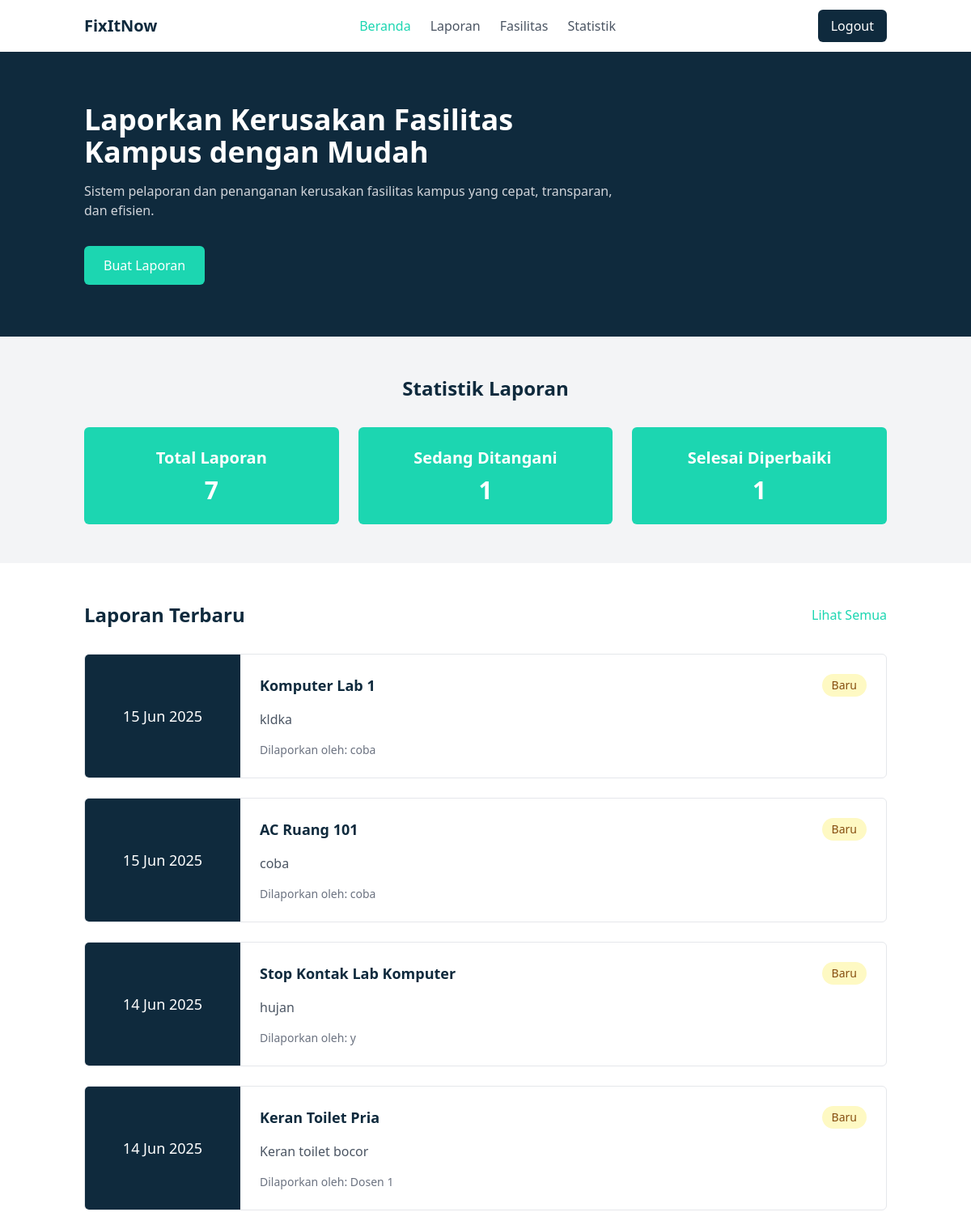
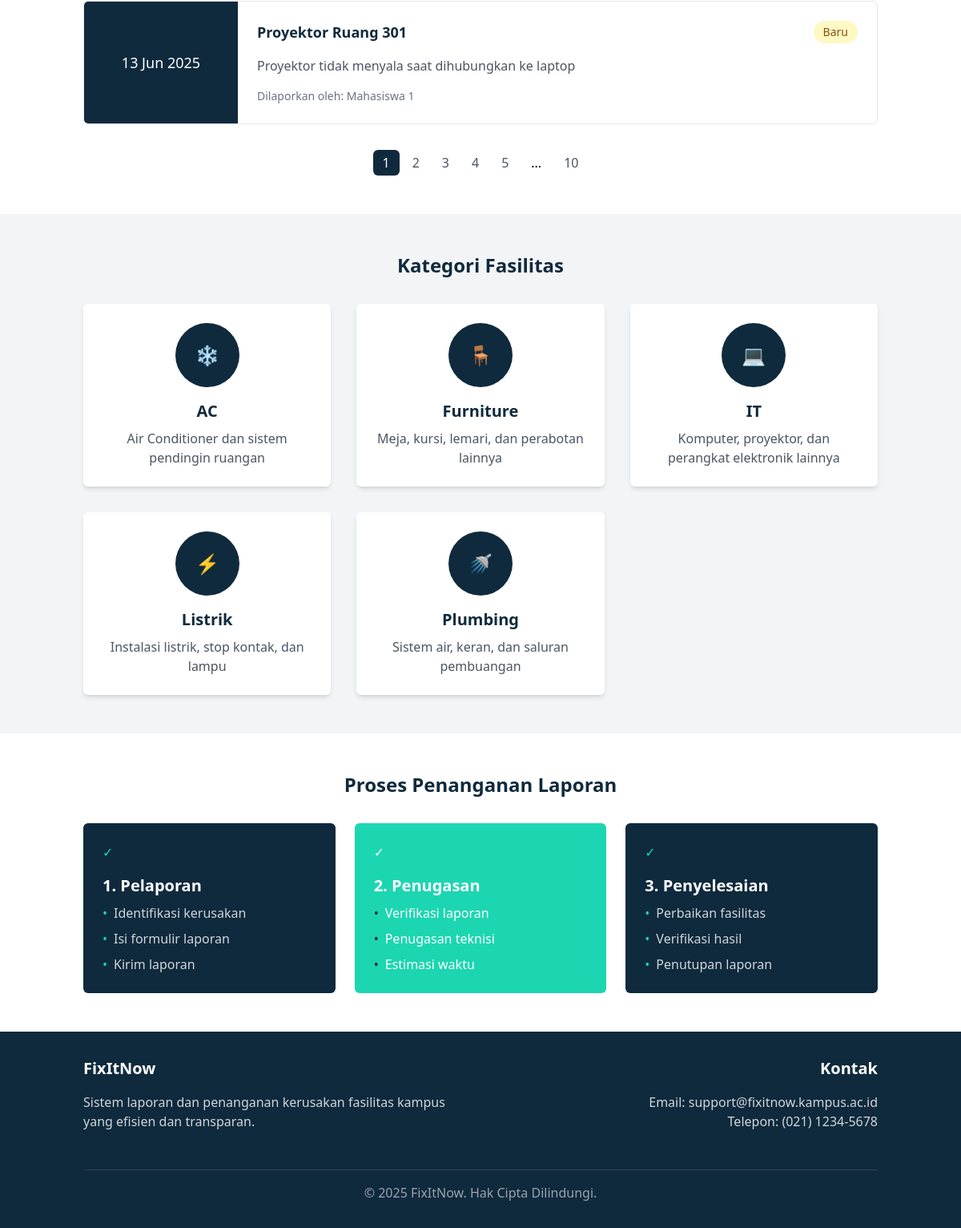
/index.php (signed in), run on the app's committed database (2 pictures, top to bottom).
### tables this page shows
CREATE TABLE `laporan` (
  `id_laporan` int NOT NULL AUTO_INCREMENT,
  `id_pelapor` int NOT NULL,
  `id_fasilitas` int NOT NULL,
  `deskripsi_kerusakan` text NOT NULL,
  `status` enum('Baru','Ditangani','Selesai') NOT NULL DEFAULT 'Baru',
  `tanggal_lapor` datetime NOT NULL,
  `id_teknisi` int DEFAULT NULL,
  `estimasi_selesai` date DEFAULT NULL,
  `tanggal_selesai` datetime DEFAULT NULL,
  PRIMARY KEY (`id_laporan`),
  KEY `id_pelapor` (`id_pelapor`),
  KEY `id_fasilitas` (`id_fasilitas`),
  KEY `id_teknisi` (`id_teknisi`),
  CONSTRAINT `laporan_ibfk_1` FOREIGN KEY (`id_pelapor`) REFERENCES `users` (`id_user`),
  CONSTRAINT `laporan_ibfk_2` FOREIGN KEY (`id_fasilitas`) REFERENCES `fasilitas` (`id_fasilitas`),
  CONSTRAINT `laporan_ibfk_3` FOREIGN KEY (`id_teknisi`) REFERENCES `users` (`id_user`)
);

CREATE TABLE `fasilitas` (
  `id_fasilitas` int NOT NULL AUTO_INCREMENT,
  `nama_fasilitas` varchar(100) NOT NULL,
  `id_kategori` int NOT NULL,
  `lokasi` varchar(100) NOT NULL,
  PRIMARY KEY (`id_fasilitas`),
  KEY `id_kategori` (`id_kategori`),
  CONSTRAINT `fasilitas_ibfk_1` FOREIGN KEY (`id_kategori`) REFERENCES `kategori_fasilitas` (`id_kategori`)
);

CREATE TABLE `users` (
  `id_user` int NOT NULL AUTO_INCREMENT,
  `nama` varchar(100) NOT NULL,
  `email` varchar(100) NOT NULL,
  `password` varchar(255) NOT NULL,
  `role` enum('user','teknisi','admin') NOT NULL DEFAULT 'user',
  `created_at` timestamp NULL DEFAULT CURRENT_TIMESTAMP,
  PRIMARY KEY (`id_user`),
  UNIQUE KEY `email` (`email`)
);

CREATE TABLE `kategori_fasilitas` (
  `id_kategori` int NOT NULL AUTO_INCREMENT,
  `nama_kategori` varchar(50) NOT NULL,
  `deskripsi` text,
  PRIMARY KEY (`id_kategori`)
);

### models/Laporan.php (called while the page is built, shortened)
<?php
class Laporan {
    protected $pdo;
    public function __construct(PDO $db_connection) {
        $this->pdo = $db_connection;
    }
    public function getLatestReports($limit = 5) {
        try {
            $limit = (int)$limit;
            $query = "SELECT l.*, f.nama_fasilitas, u.nama as nama_pelapor
                      FROM laporan l
                      JOIN fasilitas f ON l.id_fasilitas = f.id_fasilitas
                      JOIN users u ON l.id_pelapor = u.id_user
                      ORDER BY l.tanggal_lapor DESC
                      LIMIT $limit";
            $stmt = $this->pdo->prepare($query);
            $stmt->execute();
            return $stmt->fetchAll(PDO::FETCH_ASSOC);
        } catch (PDOException $e) {
            throw new Exception("Error fetching reports: " . $e->getMessage());
        }
    }
    public function getTotalReports() {
        try {
            $stmt = $this->pdo->prepare("SELECT COUNT(*) as total FROM laporan");
            $stmt->execute();
            return $stmt->fetchColumn();
        } catch (PDOException $e) {
            throw new Exception("Error counting reports: " . $e->getMessage());
        }
    }
    public function getReportsByStatus($status) {
        try {
            $query = "SELECT l.*, f.nama_fasilitas, u.nama as nama_pelapor
                      FROM laporan l
                      JOIN fasilitas f ON l.id_fasilitas = f.id_fasilitas
                      JOIN users u ON l.id_pelapor = u.id_user
                      WHERE l.status = ?";
            $stmt = $this->pdo->prepare($query);
            $stmt->execute([$status]);
            return $stmt->fetchAll(PDO::FETCH_ASSOC);
        } catch (PDOException $e) {
            throw new Exception("Error fetching reports by status: " . $e->getMessage());
        }
    }
}
?>

### models/Fasilitas.php (called while the page is built, shortened)
<?php
class Fasilitas {
    private $conn;
    public function __construct($db) {
        $this->conn = $db;
    }
    public function getAllCategories() {
        $query = "SELECT * FROM kategori_fasilitas ORDER BY nama_kategori ASC";
        $stmt = $this->conn->prepare($query);
        $stmt->execute();
        return $stmt->fetchAll(PDO::FETCH_ASSOC);
    }
}
?>

### index.php (the view, shortened to what this page needs)
<?php
require_once 'models/Laporan.php';
require_once 'models/Fasilitas.php';
$db = new Database();
$conn = $db->getConnection();
$laporanModel = new Laporan($conn);
$fasilitasModel = new Fasilitas($conn);
$latestReports = $laporanModel->getLatestReports(5);
$totalReports = $laporanModel->getTotalReports();
$inProgressReports = $laporanModel->getReportsByStatus('Ditangani');
$completedReports = $laporanModel->getReportsByStatus('Selesai');
$categories = $fasilitasModel->getAllCategories();
?>
<!DOCTYPE html>
<html lang="id">
<head>
    <script src="https://cdn.tailwindcss.com"></script>
</head>
<body class="bg-gray-100">
    <nav class="bg-white shadow-md">
        <div class="container mx-auto px-4 py-3 flex justify-between items-center">
            <div class="flex items-center">
                <a href="index.php" class="text-primary font-bold text-xl">FixItNow</a>
            </div>
            <div class="hidden md:flex space-x-6">
                <a href="index.php" class="text-secondary font-medium">Beranda</a>
                <a href="laporan.php" class="text-gray-600 hover:text-secondary">Laporan</a>
                <a href="fasilitas.php" class="text-gray-600 hover:text-secondary">Fasilitas</a>
                <a href="statistik.php" class="text-gray-600 hover:text-secondary">Statistik</a>
            </div>
            <div>
                <?php if(isset($_SESSION['user_id'])): ?>
                    <div class="flex items-center space-x-4">
                        <a href="logout.php" class="bg-primary text-white px-4 py-2 rounded-md hover:bg-primary-light">Logout</a>
                    </div>
                <?php else: ?>
                    <a href="login.php" class="bg-secondary text-white px-4 py-2 rounded-md hover:bg-secondary-light">Login</a>
                <?php endif; ?>
            </div>
        </div>
    </nav>
    <section class="bg-primary text-white">
        <div class="container mx-auto px-4 py-16">
            <div class="max-w-2xl">
                <h1 class="text-3xl md:text-4xl font-bold mb-4">Laporkan Kerusakan Fasilitas Kampus dengan Mudah</h1>
                <p class="text-gray-300 mb-8">Sistem pelaporan dan penanganan kerusakan fasilitas kampus yang cepat, transparan, dan efisien.</p>
                <a href="buat-laporan.php" class="bg-secondary text-white px-6 py-3 rounded-md hover:bg-secondary-light inline-block">Buat Laporan</a>
            </div>
        </div>
    </section>
    <section class="py-12">
        <div class="container mx-auto px-4">
            <h2 class="text-2xl font-bold text-primary mb-8 text-center">Statistik Laporan</h2>
            <div class="grid grid-cols-1 md:grid-cols-3 gap-6">
                <div class="bg-secondary p-6 rounded-md text-white text-center">
                    <h3 class="text-xl font-bold mb-2">Total Laporan</h3>
                    <p class="text-3xl font-bold"><?= $totalReports ?></p>
                </div>
                <div class="bg-secondary p-6 rounded-md text-white text-center">
                    <h3 class="text-xl font-bold mb-2">Sedang Ditangani</h3>
                    <p class="text-3xl font-bold"><?= count($inProgressReports) ?></p>
                </div>
                <div class="bg-secondary p-6 rounded-md text-white text-center">
                    <h3 class="text-xl font-bold mb-2">Selesai Diperbaiki</h3>
                    <p class="text-3xl font-bold"><?= count($completedReports) ?></p>
                </div>
            </div>
        </div>
    </section>
    <section class="py-12 bg-white">
        <div class="container mx-auto px-4">
            <div class="flex justify-between items-center mb-8">
                <h2 class="text-2xl font-bold text-primary">Laporan Terbaru</h2>
                <a href="laporan.php" class="text-secondary hover:underline">Lihat Semua</a>
            </div>
            <div class="grid grid-cols-1 gap-6">
                <?php foreach($latestReports as $report): ?>
                <div class="border border-gray-200 rounded-md overflow-hidden flex flex-col md:flex-row">
                    <div class="bg-primary w-full md:w-48 p-4 flex items-center justify-center">
                        <span class="text-white text-lg font-medium"><?= date('d M Y', strtotime($report['tanggal_lapor'])) ?></span>
                    </div>
                    <div class="p-6 flex-1">
                        <div class="flex flex-wrap justify-between mb-4">
                            <h3 class="text-lg font-bold text-primary"><?= $report['nama_fasilitas'] ?></h3>
                            <span class="<?= getStatusClass($report['status']) ?> px-3 py-1 rounded-full text-sm">
                                <?= $report['status'] ?>
                            </span>
                        </div>
                        <p class="text-gray-600 mb-4"><?= $report['deskripsi_kerusakan'] ?></p>
                        <div class="flex items-center text-sm text-gray-500">
                            <span>Dilaporkan oleh: <?= $report['nama_pelapor'] ?></span>
                        </div>
                    </div>
                </div>
                <?php endforeach; ?>
            </div>
            <div class="flex justify-center mt-8">
                <nav class="flex items-center space-x-1">
                    <a href="#" class="px-3 py-1 bg-primary text-white rounded-md">1</a>
                    <a href="#" class="px-3 py-1 text-gray-600 hover:bg-gray-100 rounded-md">2</a>
                    <a href="#" class="px-3 py-1 text-gray-600 hover:bg-gray-100 rounded-md">3</a>
                    <a href="#" class="px-3 py-1 text-gray-600 hover:bg-gray-100 rounded-md">4</a>
                    <a href="#" class="px-3 py-1 text-gray-600 hover:bg-gray-100 rounded-md">5</a>
                    <span class="px-3 py-1">...</span>
                    <a href="#" class="px-3 py-1 text-gray-600 hover:bg-gray-100 rounded-md">10</a>
                </nav>
            </div>
        </div>
    </section>
    <section class="py-12">
        <div class="container mx-auto px-4">
            <h2 class="text-2xl font-bold text-primary mb-8 text-center">Kategori Fasilitas</h2>
            <div class="grid grid-cols-1 md:grid-cols-3 gap-8">
                <?php foreach($categories as $category): ?>
                <div class="bg-white p-6 rounded-md shadow-md text-center">
                    <div class="w-20 h-20 bg-primary rounded-full flex items-center justify-center mx-auto mb-4">
                        <span class="text-secondary text-2xl"><?= getCategoryIcon($category['nama_kategori']) ?></span>
                    </div>
                    <h3 class="text-xl font-bold text-primary mb-2"><?= $category['nama_kategori'] ?></h3>
                    <p class="text-gray-600"><?= $category['deskripsi'] ?></p>
                </div>
                <?php endforeach; ?>
            </div>
        </div>
    </section>
    <section class="py-12 bg-white">
        <div class="container mx-auto px-4">
            <h2 class="text-2xl font-bold text-primary mb-8 text-center">Proses Penanganan Laporan</h2>
            <div class="grid grid-cols-1 md:grid-cols-3 gap-6">
                <div class="bg-primary p-6 rounded-md">
                    <div class="text-secondary mb-4">✓</div>
                    <h3 class="text-white text-xl font-bold mb-2">1. Pelaporan</h3>
                    <ul class="text-gray-300 space-y-2">
                        <li class="flex items-start">
                            <span class="text-secondary mr-2">•</span>
                            <span>Identifikasi kerusakan</span>
                        </li>
                        <li class="flex items-start">
                            <span class="text-secondary mr-2">•</span>
                            <span>Isi formulir laporan</span>
                        </li>
                        <li class="flex items-start">
                            <span class="text-secondary mr-2">•</span>
                            <span>Kirim laporan</span>
                        </li>
                    </ul>
                </div>
                <div class="bg-secondary p-6 rounded-md">
                    <div class="text-white mb-4">✓</div>
                    <h3 class="text-white text-xl font-bold mb-2">2. Penugasan</h3>
                    <ul class="text-white space-y-2">
                        <li class="flex items-start">
                            <span class="text-primary mr-2">•</span>
                            <span>Verifikasi laporan</span>
                        </li>
                        <li class="flex items-start">
                            <span class="text-primary mr-2">•</span>
                            <span>Penugasan teknisi</span>
                        </li>
                        <li class="flex items-start">
                            <span class="text-primary mr-2">•</span>
                            <span>Estimasi waktu</span>
                        </li>
                    </ul>
                </div>
                <div class="bg-primary p-6 rounded-md">
                    <div class="text-secondary mb-4">✓</div>
                    <h3 class="text-white text-xl font-bold mb-2">3. Penyelesaian</h3>
                    <ul class="text-gray-300 space-y-2">
                        <li class="flex items-start">
                            <span class="text-secondary mr-2">•</span>
                            <span>Perbaikan fasilitas</span>
                        </li>
                        <li class="flex items-start">
                            <span class="text-secondary mr-2">•</span>
                            <span>Verifikasi hasil</span>
                        </li>
                        <li class="flex items-start">
                            <span class="text-secondary mr-2">•</span>
                            <span>Penutupan laporan</span>
                        </li>
                    </ul>
                </div>
            </div>
        </div>
    </section>
    <footer class="bg-primary text-white py-8">
        <div class="container mx-auto px-4">
            <div class="grid grid-cols-1 md:grid-cols-2 gap-8">
                <div>
                    <h3 class="text-xl font-bold mb-4">FixItNow</h3>
                    <p class="text-gray-300 mb-4">Sistem laporan dan penanganan kerusakan fasilitas kampus yang efisien dan transparan.</p>
                </div>
                <div class="md:text-right">
                    <h3 class="text-xl font-bold mb-4">Kontak</h3>
                    <p class="text-gray-300">Email: support@fixitnow.kampus.ac.id</p>
                    <p class="text-gray-300">Telepon: (021) 1234-5678</p>
                </div>
            </div>
            <div class="border-t border-gray-700 mt-8 pt-4 text-center text-gray-400">
                <p>&copy; <?= date('Y') ?> FixItNow. Hak Cipta Dilindungi.</p>
            </div>
        </div>
    </footer>
    <?php
    function getStatusClass($status) {
        switch($status) {
            case 'Baru':
                return 'bg-yellow-100 text-yellow-800';
        }
    }
    function getCategoryIcon($category) {
        switch($category) {
            case 'AC':
                return '❄';
            case 'Listrik':
                return '⚡';
            case 'Plumbing':
                return '🚿';
            case 'Furniture':
                return '🪑';
            case 'IT':
                return '💻';
        }
    }
    ?>
</body>
</html>

### data on the page
laporan: tanggal_lapor "15 Jun 2025", id_fasilitas.nama_fasilitas "Komputer Lab 1", status "Baru", deskripsi_kerusakan "kldka", id_pelapor.nama "coba"
laporan: tanggal_lapor "15 Jun 2025", id_fasilitas.nama_fasilitas "AC Ruang 101", status "Baru", deskripsi_kerusakan "coba", id_pelapor.nama "coba"
laporan: tanggal_lapor "14 Jun 2025", id_fasilitas.nama_fasilitas "Stop Kontak Lab Komputer", status "Baru", deskripsi_kerusakan "hujan", id_pelapor.nama "y"
laporan: tanggal_lapor "14 Jun 2025", id_fasilitas.nama_fasilitas "Keran Toilet Pria", status "Baru", deskripsi_kerusakan "Keran toilet bocor", id_pelapor.nama "Dosen 1"
laporan: tanggal_lapor "13 Jun 2025", id_fasilitas.nama_fasilitas "Proyektor Ruang 301", status "Baru", deskripsi_kerusakan "Proyektor tidak menyala saat dihubungkan ke laptop", id_pelapor.nama "Mahasiswa 1"
kategori_fasilitas: nama_kategori "❄", nama_kategori "AC", deskripsi "Air Conditioner dan sistem pendingin ruangan"
kategori_fasilitas: nama_kategori "🪑", nama_kategori "Furniture", deskripsi "Meja, kursi, lemari, dan perabotan lainnya"
kategori_fasilitas: nama_kategori "💻", nama_kategori "IT", deskripsi "Komputer, proyektor, dan perangkat elektronik lainnya"
kategori_fasilitas: nama_kategori "⚡", nama_kategori "Listrik", deskripsi "Instalasi listrik, stop kontak, dan lampu"
kategori_fasilitas: nama_kategori "🚿", nama_kategori "Plumbing", deskripsi "Sistem air, keran, dan saluran pembuangan"

### other printed values
$totalReports "7"
count($inProgressReports) "1"
count($completedReports) "1"
